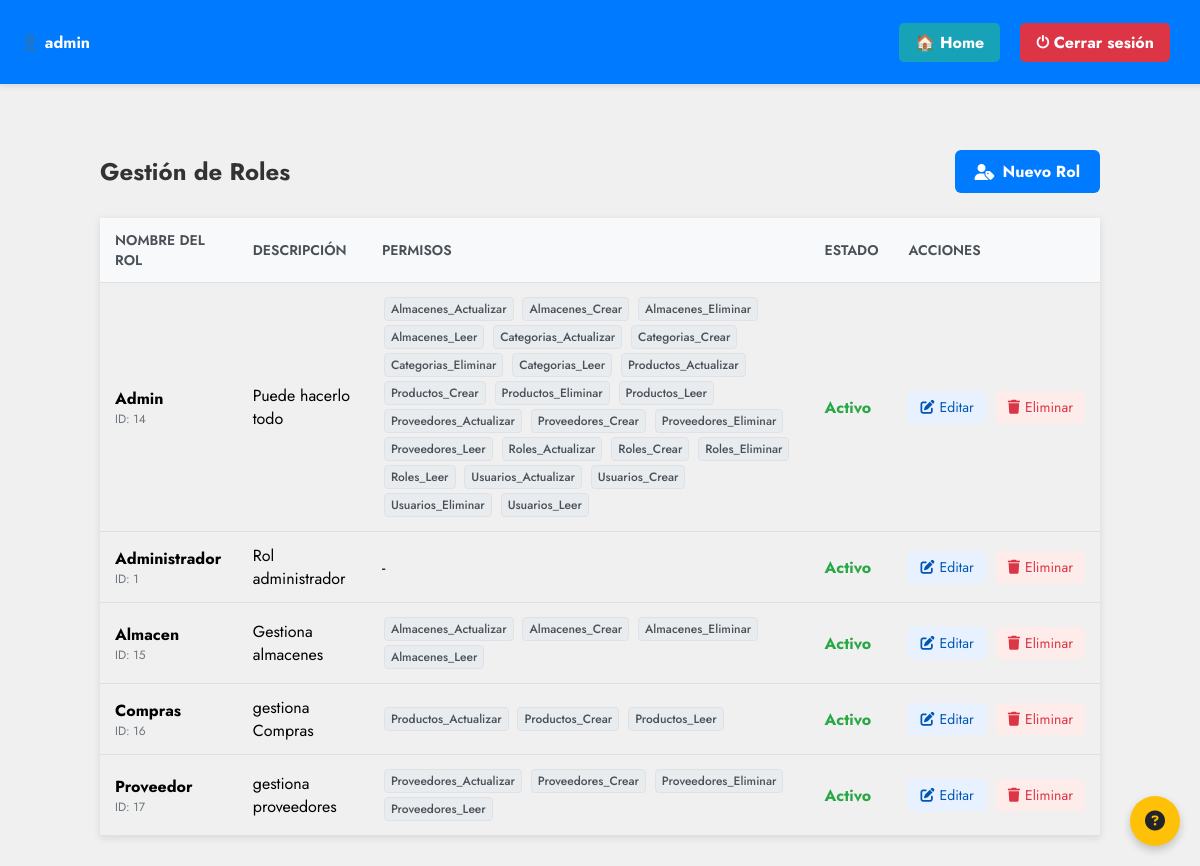
The app's page /roles/ (signed in) with its own data.
### account/models.py (models this page shows, shortened)
class Usuario(AbstractUser):
    rol = models.ForeignKey('Rol', on_delete=models.SET_NULL, null=True, blank=True)
    estado = models.BooleanField(default=True)
    nombres = models.CharField(max_length=100, blank=True, null=True)
    apellidos = models.CharField(max_length=100, blank=True, null=True)
    class Meta:
        verbose_name = 'Usuario'
        verbose_name_plural = 'Usuarios'

class Rol(models.Model):
    nombre = models.CharField(max_length=100, unique=True)
    descripcion = models.TextField(blank=True, null=True)
    permisos = models.TextField(blank=True, default='')
    estado = models.BooleanField(default=True)
    creado_en = models.DateTimeField(auto_now_add=True)
    actualizado_en = models.DateTimeField(auto_now=True)
    def get_permisos_list(self):
        if not self.permisos:
            return []
        return [p.strip().lower() for p in self.permisos.split(',') if p.strip()]

### account/views.py (the view)
# urls.py: path('roles/', roles_listar, name='roles_listar'),
@login_required_custom
@role_required(module='roles', action='leer')
def roles_listar(request):
    roles = Rol.objects.all().order_by('nombre')
    permisos = {
        'leer': _user_has_permission(request.user, 'roles', 'leer'),
        'editar': _user_has_permission(request.user, 'roles', 'actualizar'),
        'eliminar': _user_has_permission(request.user, 'roles', 'eliminar'),
        'crear': _user_has_permission(request.user, 'roles', 'crear'),
    }
    return render(request, 'account/roles_listar.html', {
        'roles': roles,
        'titulo': 'Lista de Roles',
        'permisos': permisos,
    })

### account/templates/account/roles_listar.html (shortened to what this page needs)
{% load static %}
<!DOCTYPE html>
<html lang="es">
<head>
    <link rel="stylesheet" href="{% static 'account/css/roles.css' %}">
    <link rel="stylesheet" href="https://cdnjs.cloudflare.com/ajax/libs/font-awesome/6.5.0/css/all.min.css">
</head>
<button id="help-btn" class="help-btn" title="Ayuda">
    <i class="fas fa-question-circle"></i>
</button>
<body class="roles-lista">
    <div class="topbar">
        <div class="user-info">👤 {{ user.username }}</div>
        <div class="actions">
            <a href="{% url 'dashboard' %}" class="home-btn">🏠 Home</a>
            <a href="{% url 'logout' %}" class="logout-btn">⏻ Cerrar sesión</a>
        </div>
    </div>
    <div class="container">
        <div class="header">
            <h1 class="title">Gestión de Roles</h1>
            {% if permisos.crear %}
                <a href="{% url 'roles_crear' %}" class="btn btn-primary">
                    <i class="fas fa-user-tag"></i> Nuevo Rol
                </a>
            {% endif %}
        </div>
        <table class="products-table">
            <thead>
                <tr>
                    <th>Nombre del Rol</th>
                    <th>Descripción</th>
                    <th>Permisos</th>
                    <th>Estado</th>
                    {% if permisos.editar or permisos.eliminar %}
                        <th>Acciones</th>
                    {% endif %}
                </tr>
            </thead>
            <tbody>
                {% for rol in roles %}
                <tr>
                    <td>
                        <strong>{{ rol.nombre }}</strong>
                        <div class="text-muted small">ID: {{ rol.id }}</div>
                    </td>
                    <td>{{ rol.descripcion|default:"-" }}</td>
                    <td>
                        {% if rol.get_permisos_list %}
                            {% for permiso in rol.get_permisos_list %}
                                <span class="permiso-tag">{{ permiso|title }}</span>
                            {% endfor %}
                        {% else %}
                            -
                        {% endif %}
                    </td>
                    <td>
                        {% if rol.estado %}
                            <span class="estado-activo">Activo</span>
                        {% else %}
                            <span class="estado-inactivo">Inactivo</span>
                        {% endif %}
                    </td>
                    <td>
                        <div class="action-links">
                            {% if permisos.editar %}
                                <a href="{% url 'roles_editar' rol.id %}" class="action-link edit-link">
                                    <i class="fas fa-edit"></i> Editar
                                </a>
                            {% endif %}
                            {% if permisos.eliminar %}
                                <a href="{% url 'roles_eliminar' rol.id %}" class="action-link delete-link">
                                    <i class="fas fa-trash"></i> Eliminar
                                </a>
                            {% endif %}
                        </div>
                    </td>
                </tr>
                {% endfor %}
            </tbody>
        </table>
    </div>
</body>
</html>

### account/static/account/css/roles.css (style rules this page uses)
body { font-family: 'Jost', sans-serif; background-color: #f5f5f5; margin: 0; padding: 0; }
body.roles-lista { margin: 0; padding-top: 120px; background: #f0f0f0; }
.topbar { background: #007bff; color: white; padding: 12px 20px; display: flex; justify-content: space-between; align-items: center; width: 100%; position: fixed; top: 0; left: 0; box-shadow: 0 2px 6px rgba(0,0,0,0.1); z-index: 1000; height: 60px; }
.topbar .user-info { font-weight: bold; display: flex; align-items: center; gap: 15px; }
.topbar .actions { display: flex; gap: 10px; margin-right: 50px; }
.topbar a { border: none; padding: 8px 16px; border-radius: 5px; text-decoration: none; font-weight: bold; cursor: pointer; margin-left: 10px; color: white; }
.topbar .home-btn { background: #17a2b8; }
.topbar .logout-btn { background: #dc3545; }
.container { width: 90%; max-width: 1000px; margin: 30px auto; }
.header { display: flex; justify-content: space-between; align-items: center; margin-bottom: 25px; flex-wrap: wrap; gap: 15px; }
.title { font-size: 24px; color: #333; margin: 0; }
.btn { display: inline-flex; align-items: center; gap: 8px; padding: 10px 20px; border-radius: 6px; text-decoration: none; font-weight: bold; transition: all 0.3s; }
.btn-primary { background-color: #007bff; color: white; }
.products-table { width: 100%; border-collapse: collapse; margin-top: 20px; box-shadow: 0 2px 8px rgba(0,0,0,0.1); }
.products-table th, .products-table td { padding: 12px 15px; text-align: left; border-bottom: 1px solid #e0e0e0; }
.products-table th { background-color: #f8f9fa; font-weight: 600; color: #495057; text-transform: uppercase; font-size: 14px; }
.action-links { display: flex; gap: 10px; }
.action-link { display: inline-flex; align-items: center; gap: 5px; padding: 6px 12px; border-radius: 4px; text-decoration: none; font-size: 14px; transition: all 0.2s; }
.edit-link { background-color: #e7f1ff; color: #0056b3; }
.delete-link { background-color: #fdecea; color: #dc3545; }
.estado-activo { color: #28a745; font-weight: bold; }
.text-muted { color: #6c757d; }
.small { font-size: 12px; }
.help-btn { position: fixed; bottom: 20px; right: 20px; background: #ffc107; color: #212529; border: none; border-radius: 50%; width: 50px; height: 50px; font-size: 20px; cursor: pointer; box-shadow: 0 4px 8px rgba(0,0,0,0.2); z-index: 1000; }
.permiso-tag { display: inline-block; background-color: #e9ecef; color: #495057; padding: 2px 6px; margin: 2px; border-radius: 4px; font-size: 12px; font-weight: 500; border: 1px solid #dee2e6; }

### records on screen
Usuario: username "admin"
Rol: nombre "Admin", id "14", descripcion "Puede hacerlo todo", get_permisos_list "Almacenes_Actualizar" "Almacenes_Crear" "Almacenes_Eliminar" "Almacenes_Leer" "Categorias_Actualizar" "Categorias_Crear" "Categorias_Eliminar" "Categorias_Leer" "Productos_Actualizar" "Productos_Crear" "Productos_Eliminar" "Productos_Leer" "Proveedores_Actualizar" "Proveedores_Crear" "Proveedores_Eliminar" "Proveedores_Leer" "Roles_Actualizar" "Roles_Crear" "Roles_Eliminar" "Roles_Leer" "Usuarios_Actualizar" "Usuarios_Crear" "Usuarios_Eliminar" "Usuarios_Leer", estado "Activo"
Rol: nombre "Administrador", id "1", descripcion "Rol administrador", estado "Activo"
Rol: nombre "Almacen", id "15", descripcion "Gestiona almacenes", get_permisos_list "Almacenes_Actualizar" "Almacenes_Crear" "Almacenes_Eliminar" "Almacenes_Leer", estado "Activo"
Rol: nombre "Compras", id "16", descripcion "gestiona Compras", get_permisos_list "Productos_Actualizar" "Productos_Crear" "Productos_Leer", estado "Activo"
Rol: nombre "Proveedor", id "17", descripcion "gestiona proveedores", get_permisos_list "Proveedores_Actualizar" "Proveedores_Crear" "Proveedores_Eliminar" "Proveedores_Leer", estado "Activo"
